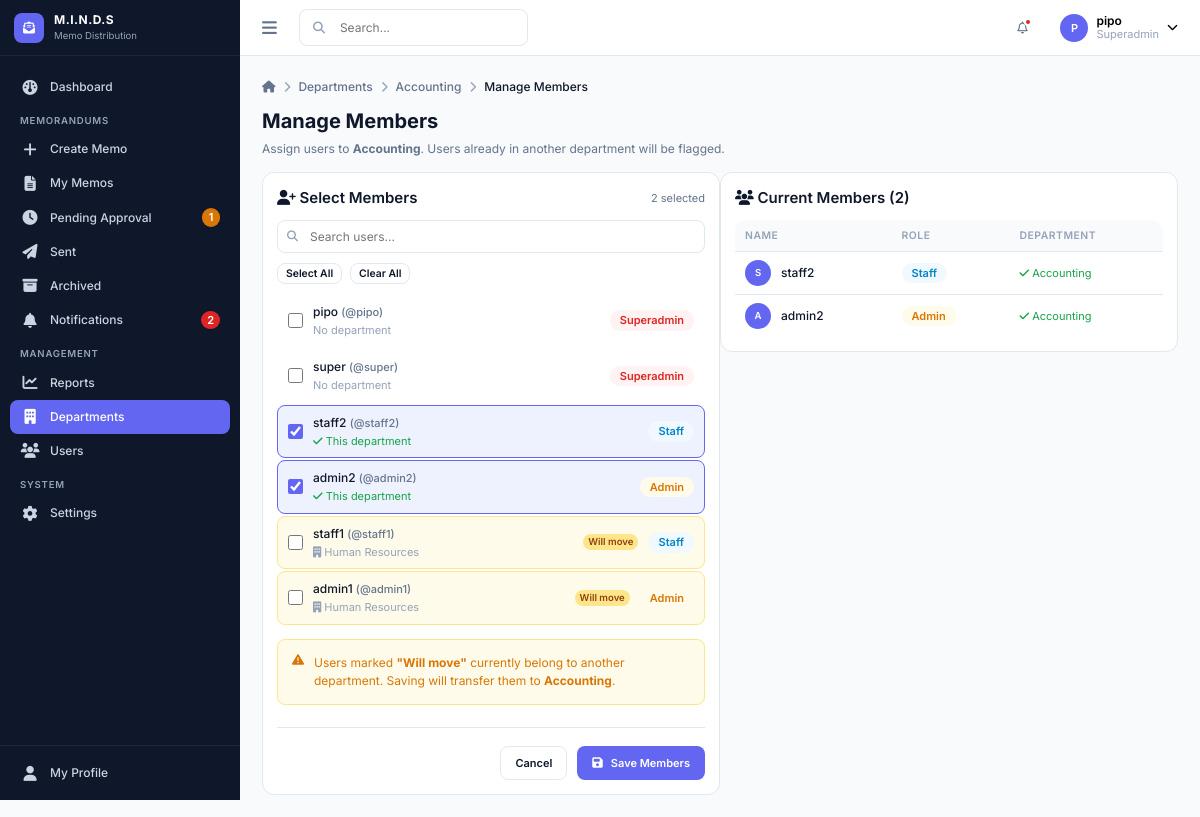
The app's page /departments/2/members/ (signed in) with its own data.
### accounts/models.py (models this page shows, shortened)
class User(AbstractUser):
    class Role(models.TextChoices):
        SUPERADMIN = "superadmin", "Superadmin"
        ADMIN      = "admin",      "Admin"
        STAFF      = "staff",      "Staff"
    role = models.CharField(max_length=20, choices=Role.choices, default=Role.STAFF)
    department = models.ForeignKey(
        "departments.Department",
        on_delete=models.SET_NULL,
        null=True, blank=True,
        related_name="members",
    )
    @property
    def is_superadmin(self):
        return self.role == self.Role.SUPERADMIN
    def can_send_directly(self):
        return self.role in (self.Role.SUPERADMIN, self.Role.ADMIN)
    def can_manage_departments(self):
        return self.role == self.Role.SUPERADMIN

### departments/models.py (models this page shows, shortened)
class Department(models.Model):
    name = models.CharField(max_length=150, unique=True)
    code = models.CharField(max_length=20, unique=True)
    description = models.TextField(blank=True)
    created_at = models.DateTimeField(auto_now_add=True)
    class Meta:
        ordering = ["name"]

### departments/views.py (the view, shortened to what this page needs)
# urls.py: path("<int:pk>/members/", views.DepartmentMembersView.as_view(), name="members"),
class DepartmentMembersView(LoginRequiredMixin, SuperadminRequiredMixin, View):
    template_name = "departments/department_members.html"
    def _ctx(self, dept, form, **extra):
        from accounts.models import User as UserModel
        all_users = (
            UserModel.objects
            .filter(is_active=True)
            .select_related("department")
            .order_by("department__name", "first_name", "last_name")
        )
        ctx = {
            "form": form,
            "department": dept,
            "all_users": all_users,
            "current_members": (
                dept.members.filter(is_active=True)
                .select_related("department")
                .order_by("first_name")
            ),
            "breadcrumbs": [
                {"label": "Departments", "url": reverse("departments:list")},
                {"label": dept.name, "url": reverse("departments:detail", args=[dept.pk])},
                {"label": "Manage Members"},
            ],
        }
        ctx.update(extra)
        return ctx
    def get(self, request, pk):
        dept = get_object_or_404(Department, pk=pk)
        return render(request, self.template_name,
                      self._ctx(dept, DepartmentMemberForm(department=dept)))

### departments/forms.py (shortened to what this page needs)
class DepartmentMemberForm(forms.Form):
    users = forms.ModelMultipleChoiceField(
        queryset=User.objects.filter(is_active=True).select_related(
            "department"
        ).order_by("department__name", "first_name", "last_name"),
        required=False,
        widget=forms.CheckboxSelectMultiple(),
        label="Department Members",
    )
    def __init__(self, *args, department=None, **kwargs):
        super().__init__(*args, **kwargs)
        self.department = department
        if department:
            self.fields["users"].initial = department.members.values_list("pk", flat=True)

### core/context_processors.py (called while the page is built, shortened)
def global_counts(request):
    if not request.user.is_authenticated:
        return {}
    user = request.user
    data = {
        "unread_notif_count": Notification.objects.for_user(user).unread().count(),
        "recent_notifications": (
            Notification.objects.for_user(user).select_related("memo")[:6]
        ),
    }
    if user.can_send_directly():
        data["pending_count"] = Memorandum.objects.visible_to(user).pending_approval().count()
        data["draft_count"] = (
            Memorandum.objects.filter(created_by=user, status="draft").count()
        )
    return data

### core/permissions.py (called while the page is built)
    def test_func(self):
        user = self.request.user
        return user.is_authenticated and user.role in self.allowed_roles

### memos/models.py (called while the page is built, shortened)
    def visible_to(self, user):
        from django.db.models import Q
        if user.is_superadmin:
            return self

    def pending_approval(self):
        return self.filter(status=Memorandum.Status.PENDING)

### notifications/models.py (called while the page is built)
    def unread(self):
        return self.filter(is_read=False)

    def for_user(self, user):
        from memos.models import Memorandum
        return self.filter(
        user=user,
        memo__in=Memorandum.objects.visible_to(user)
    )

### departments/templates/departments/department_members.html (shortened to what this page needs)
{% extends "base.html" %}
{% block breadcrumb %}{% include "partials/breadcrumb.html" %}{% endblock %}
{% block content %}
<div class="page-header">
    <div>
        <h1>Manage Members</h1>
        <p>Assign users to <strong>{{ department.name }}</strong>. Users already in another department will be flagged.</p>
    </div>
</div>
<div class="grid grid-2" style="align-items:start;">
    <div class="card">
        <div class="card-header">
            <h3><i class="fa-solid fa-user-plus"></i> Select Members</h3>
            <span class="text-xs text-muted" id="selectionCount">0 selected</span>
        </div>
        <form method="post" id="membersForm">
            <div style="margin-bottom:var(--space-3);position:relative;">
                <i class="fa-solid fa-magnifying-glass" style="position:absolute;left:10px;top:50%;transform:translateY(-50%);color:var(--color-text-muted);font-size:var(--font-size-xs);"></i>
                <input type="text" id="memberSearch" placeholder="Search users..."
                       class="form-control" style="padding-left:var(--space-8);">
            </div>
            <div class="flex gap-2 mb-3">
                <button type="button" class="btn btn-secondary btn-sm" id="selectAllBtn">Select All</button>
                <button type="button" class="btn btn-secondary btn-sm" id="clearAllBtn">Clear All</button>
            </div>
            <div class="member-checkbox-list" id="memberList">
                {% for user_obj in all_users %}
                <label class="member-checkbox-item {% if user_obj.department and user_obj.department.pk != department.pk %}has-dept-conflict{% endif %}"
                    data-name="{{ user_obj.get_full_name|lower }} {{ user_obj.username|lower }}">
                    <input type="checkbox"
                        name="users"
                        value="{{ user_obj.pk }}"
                        {% if user_obj.department and user_obj.department.pk == department.pk %}checked{% endif %}>
                    <div class="member-item-info">
                        <div class="member-item-name">
                            {{ user_obj.get_full_name|default:user_obj.username }}
                            <span class="text-xs text-muted">(@{{ user_obj.username }})</span>
                        </div>
                        <div class="member-item-dept">
                            {% if user_obj.department %}
                                {% if user_obj.department.pk == department.pk %}
                                    <span style="color:var(--color-success);">
                                        <i class="fa-solid fa-check"></i> This department
                                    </span>
                                {% else %}
                                    <i class="fa-solid fa-building"></i> {{ user_obj.department.name }}
                                {% endif %}
                            {% else %}
                                <span style="color:var(--color-text-muted);">No department</span>
                            {% endif %}
                        </div>
                    </div>
                    {% if user_obj.department and user_obj.department.pk != department.pk %}
                        <span class="dept-conflict-tag">Will move</span>
                    {% endif %}
                    <span class="badge badge-{% if user_obj.role == 'superadmin' %}priority-urgent{% elif user_obj.role == 'admin' %}priority-important{% else %}draft{% endif %}" style="flex-shrink:0;">
                        {{ user_obj.get_role_display }}
                    </span>
                </label>
                {% empty %}
                <div class="empty-state" style="padding:var(--space-6);">
                    <i class="fa-solid fa-users"></i>
                    <p>No active users found.</p>
                </div>
                {% endfor %}
            </div>
            <div class="alert alert-warning mt-4">
                <i class="fa-solid fa-triangle-exclamation"></i>
                <span>Users marked <strong>"Will move"</strong> currently belong to another department. Saving will transfer them to <strong>{{ department.name }}</strong>.</span>
            </div>
            <div class="form-actions">
                <a href="{% url 'departments:detail' department.pk %}" class="btn btn-secondary">Cancel</a>
                <button type="submit" class="btn btn-primary" id="saveBtn">
                    <i class="fa-solid fa-floppy-disk"></i> Save Members
                </button>
            </div>
        </form>
    </div>
    <div class="card">
        <div class="card-header">
            <h3><i class="fa-solid fa-users"></i> Current Members ({{ current_members.count }})</h3>
        </div>
        {% if current_members %}
        <div class="table-wrapper" style="border:none;">
            <table class="data-table">
                <thead><tr><th>Name</th><th>Role</th><th>Department</th></tr></thead>
                <tbody>
                    {% for member in current_members %}
                    <tr>
                        <td data-label="Name">
                            <div class="cell-title">
                                <div class="user-avatar" style="width:26px;height:26px;font-size:0.6rem;">
                                    {{ member.first_name|first|default:member.username|first|upper }}
                                </div>
                                <div>
                                    <div class="font-medium text-sm">{{ member.get_full_name|default:member.username }}</div>
                                </div>
                            </div>
                        </td>
                        <td data-label="Role">
                            <span class="badge {% if member.role == 'superadmin' %}badge-priority-urgent{% elif member.role == 'admin' %}badge-priority-important{% else %}badge-draft{% endif %}">
                                {{ member.get_role_display }}
                            </span>
                        </td>
                        <td data-label="Department">
                            <span style="color:var(--color-success);font-size:var(--font-size-xs);">
                                <i class="fa-solid fa-check"></i> {{ department.name }}
                            </span>
                        </td>
                    </tr>
                    {% endfor %}
                </tbody>
            </table>
        </div>
        {% else %}
        {% include "partials/empty_state.html" with icon="user-slash" title="No members yet" message="Use the form to assign users." %}
        {% endif %}
    </div>
</div>
{% endblock %}

### core/templates/partials/topbar.html (shortened to what this page needs)
<header class="topbar">
    <div class="topbar-left">
        <button class="sidebar-toggle" id="sidebarToggle" aria-label="Toggle sidebar">
            <i class="fa-solid fa-bars"></i>
        </button>
        {% include "partials/search_bar.html" %}
    </div>
    <div class="topbar-right">
        <div class="user-menu">
            <button class="topbar-icon-btn" id="notifBellToggle" aria-label="Notifications">
                <i class="fa-regular fa-bell"></i>
                {% if unread_notif_count %}<span class="badge-dot"></span>{% endif %}
            </button>
        </div>
        <div class="user-menu">
            <button class="user-menu-trigger" id="userMenuToggle">
                <div class="user-avatar">{{ user.first_name|first|default:user.username|first|upper }}</div>
                <div class="user-menu-info hide-mobile">
                    <div class="name">{{ user.get_full_name|default:user.username }}</div>
                    <div class="role">{{ user.get_role_display }}</div>
                </div>
                <i class="fa-solid fa-chevron-down text-xs hide-mobile"></i>
            </button>
        </div>
    </div>
</header>

### core/templates/partials/breadcrumb.html
<nav class="breadcrumb">
    <a href="{% url 'dashboard:index' %}"><i class="fa-solid fa-house"></i></a>
    {% for item in breadcrumbs %}
        <span class="sep"><i class="fa-solid fa-chevron-right"></i></span>
        {% if not forloop.last %}
            <a href="{{ item.url }}">{{ item.label }}</a>
        {% else %}
            <span class="current">{{ item.label }}</span>
        {% endif %}
    {% endfor %}
</nav>

### core/static/css/base.css (style rules this page uses)
:root { --color-primary: #6366f1; --color-primary-hover: #4f46e5; --color-primary-light: #eef2ff; --color-sidebar-bg: #0f172a; --color-sidebar-text: #cbd5e1; --color-sidebar-text-active: #ffffff; --color-sidebar-hover: #1e293b; --color-sidebar-active-bg: #6366f1; --color-bg: #f8fafc; --color-card: #ffffff; --color-border: #e2e8f0; --color-text-primary: #0f172a; --color-text-secondary: #64748b; --color-text-muted: #94a3b8; --color-success: #16a34a; --color-success-bg: #f0fdf4; --color-warning: #d97706; --color-warning-bg: #fffbeb; --color-danger: #dc2626; --color-danger-bg: #fef2f2; --color-info: #0284c7; --color-info-bg: #f0f9ff; --color-priority-normal: #64748b; --color-priority-important: #d97706; --color-priority-urgent: #dc2626; --color-unread-bg: #eef2ff; --color-unread-dot: #6366f1; --font-family: 'Inter', -apple-system, BlinkMacSystemFont, sans-serif; --font-size-xs: 0.75rem; --font-size-sm: 0.8125rem; --font-size-base: 0.875rem; --font-size-md: 1rem; --font-size-lg: 1.125rem; --font-size-xl: 1.375rem; --font-size-2xl: 1.75rem; --font-weight-normal: 400; --font-weight-medium: 500; --font-weight-semibold: 600; --font-weight-bold: 700; --space-1: 4px; --space-2: 8px; --space-3: 12px; --space-4: 16px; --space-5: 20px; --space-6: 24px; --space-8: 32px; --space-10: 40px; --space-12: 48px; --radius-sm: 6px; --radius-md: 8px; --radius-lg: 12px; --radius-full: 9999px; --shadow-sm: 0 1px 2px 0 rgba(15,23,42,.05); --shadow-md: 0 4px 6px -1px rgba(15,23,42,.07),0 2px 4px -2px rgba(15,23,42,.05); --shadow-lg: 0 10px 15px -3px rgba(15,23,42,.08),0 4px 6px -4px rgba(15,23,42,.05); --sidebar-width: 260px; --sidebar-width-collapsed: 76px; --topbar-height: 64px; --transition-speed: 0.18s; }
*,*::before,*::after { box-sizing:border-box;margin:0;padding:0 }
html { font-size:16px }
body { font-family:var(--font-family);font-size:var(--font-size-base);color:var(--color-text-primary);background-color:var(--color-bg);line-height:1.5;-webkit-font-smoothing:antialiased }
a { color:inherit;text-decoration:none }
button { font-family:inherit;cursor:pointer }
input,textarea,select { font-family:inherit;font-size:inherit }
.text-xs { font-size:var(--font-size-xs) }
.text-sm { font-size:var(--font-size-sm) }
.font-medium { font-weight:var(--font-weight-medium) }
.text-muted { color:var(--color-text-secondary) }
.flex { display:flex }
.gap-2 { gap:var(--space-2) }
.mb-3 { margin-bottom:var(--space-3) }
.mt-4 { margin-top:var(--space-4) }

### core/static/css/utilities.css (style rules this page uses)
.grid { display:grid }
.grid-2 { grid-template-columns:repeat(2,1fr) }

### records on screen
User: first_name|first "P", get_full_name "pipo", role "Superadmin", username "pipo", shows "No department"
Department: label "Accounting", name "Accounting"
User: get_full_name "super", username "super", shows "No department", role "Superadmin"
User: department_id "☑", get_full_name "staff2", username "staff2", shows "This department", role "Staff", first_name|first "S"
User: department_id "☑", get_full_name "admin2", username "admin2", shows "This department", role "Admin", first_name|first "A"
User: get_full_name "staff1", username "staff1", department.name "Human Resources", shows "Will move", role "Staff"
User: get_full_name "admin1", username "admin1", department.name "Human Resources", shows "Will move", role "Admin"

### other values on screen
{{ pending_count }} "1"
{{ unread_notif_count }} "2"
{{ item.label }} "Departments"
{{ item.label }} "Manage Members"
{{ current_members.count }} "2"
